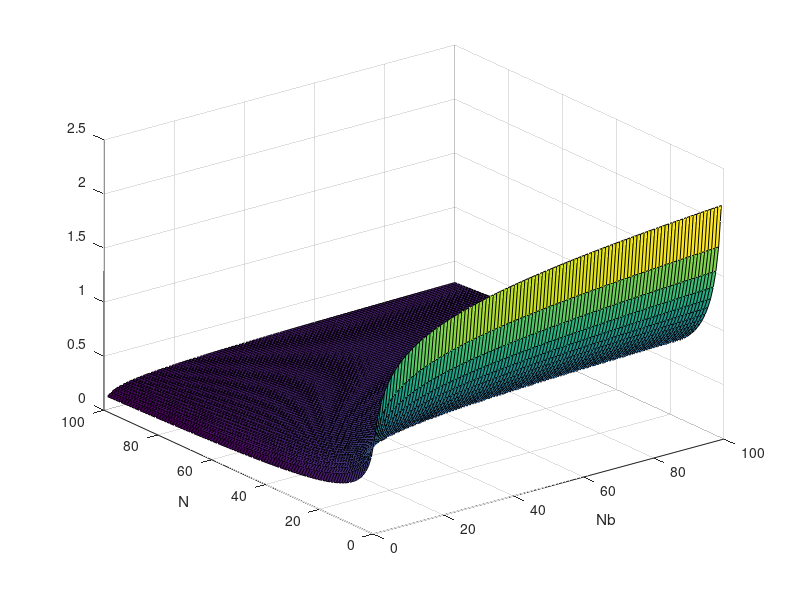

Reproduce this figure in MATLAB.
nb = linspace(1,100);
n = linspace(1,100);
[Nb, N] = meshgrid(nb,n);
y = sqrt(2*log(1+Nb)./(1+N));

figure(2);
surf(Nb,N,y);xlabel("Nb"); ylabel("N");
%contour(Nb,N,y)